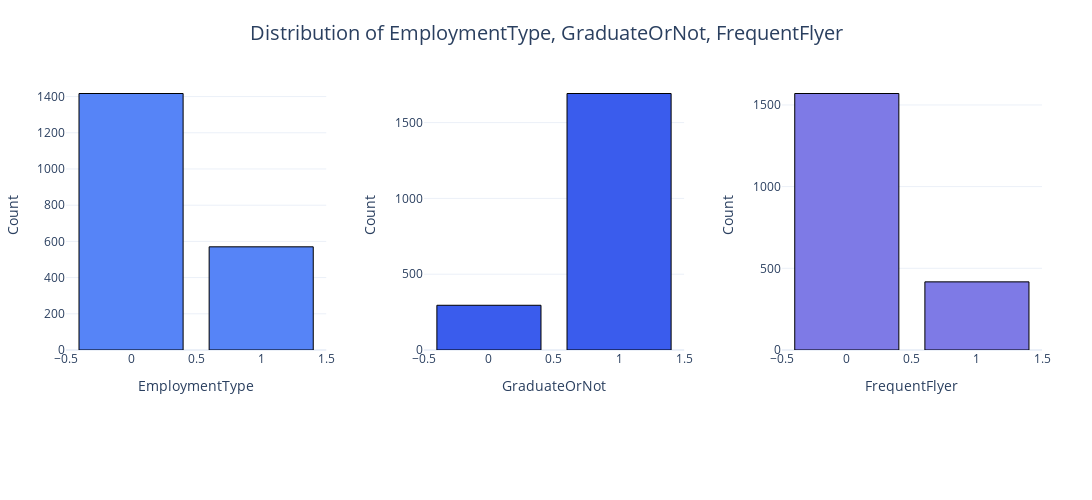

Source (notebook cell):
### Markdown cell above
### Age

- **Distribution**: The age distribution shows a significant concentration around 30 years.
- **Range**: Ages in the dataset range from 25 to 35 years.
- **Observations**: There is a noticeable peak at age 30, indicating a higher number of individuals in this age group.

### Family Members

- **Distribution**: The distribution of family members shows a central peak.
- **Range**: Family sizes range from 2 to 9 members.
- **Observations**: Most individuals have 4 to 6 family members, with 4 being the most common family size.

### Annual Income (Euro)

- **Distribution**: The annual income distribution is quite spread out with multiple peaks.
- **Range**: Annual incomes range from approximately 4,400 to 20,000 Euros.
- **Observations**: The data shows several peaks, particularly around 5,000, 10,000, and 15,000 Euros, indicating diverse income levels among the individuals.

Now we can move to bar charts for our categorical features.

### Code cell
plot_combined_bar_charts(
    travel_df, categorical_features_one, save_path="images/combined_bar_charts1.png"
)

### Figure 1 — Plotly figure (JSON) as saved in the notebook; plotly's stock layout.template omitted (floating-point values rounded to 4 significant figures)
{"data": [{"marker": {"color": "#5684F7", "line": {"color": "#000000", "width": 1}}, "name": "EmploymentType", "type": "bar", "x": [0, 1], "xaxis": "x", "y": [1417, 570], "yaxis": "y"}, {"marker": {"color": "#3A5CED", "line": {"color": "#000000", "width": 1}}, "name": "GraduateOrNot", "type": "bar", "x": [1, 0], "xaxis": "x2", "y": [1692, 295], "yaxis": "y2"}, {"marker": {"color": "#7E7AE6", "line": {"color": "#000000", "width": 1}}, "name": "FrequentFlyer", "type": "bar", "x": [0, 1], "xaxis": "x3", "y": [1570, 417], "yaxis": "y3"}], "layout": {"height": 500, "margin": {"b": 150, "l": 50, "r": 50, "t": 80}, "showlegend": false, "title": {"font": {"size": 20}, "text": "Distribution of EmploymentType, GraduateOrNot, FrequentFlyer", "x": 0.5}, "width": 1200, "xaxis": {"anchor": "y", "domain": [0, 0.2667], "showticklabels": true, "title": {"font": {"size": 14}, "text": "EmploymentType"}}, "xaxis2": {"anchor": "y2", "domain": [0.3667, 0.6333], "showticklabels": true, "title": {"font": {"size": 14}, "text": "GraduateOrNot"}}, "xaxis3": {"anchor": "y3", "domain": [0.7333, 1], "showticklabels": true, "title": {"font": {"size": 14}, "text": "FrequentFlyer"}}, "yaxis": {"anchor": "x", "domain": [0, 1], "title": {"font": {"size": 14}, "text": "Count"}}, "yaxis2": {"anchor": "x2", "domain": [0, 1], "title": {"font": {"size": 14}, "text": "Count"}}, "yaxis3": {"anchor": "x3", "domain": [0, 1], "title": {"font": {"size": 14}, "text": "Count"}}}}
